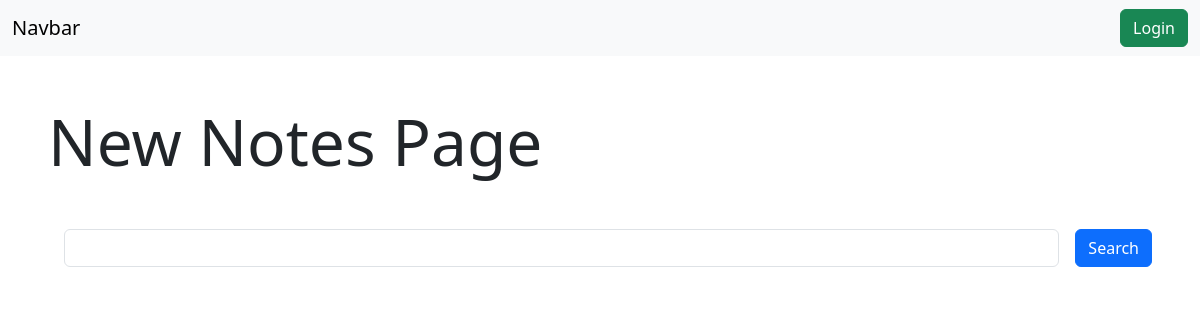
Before: /view_notes/ with the older database file.
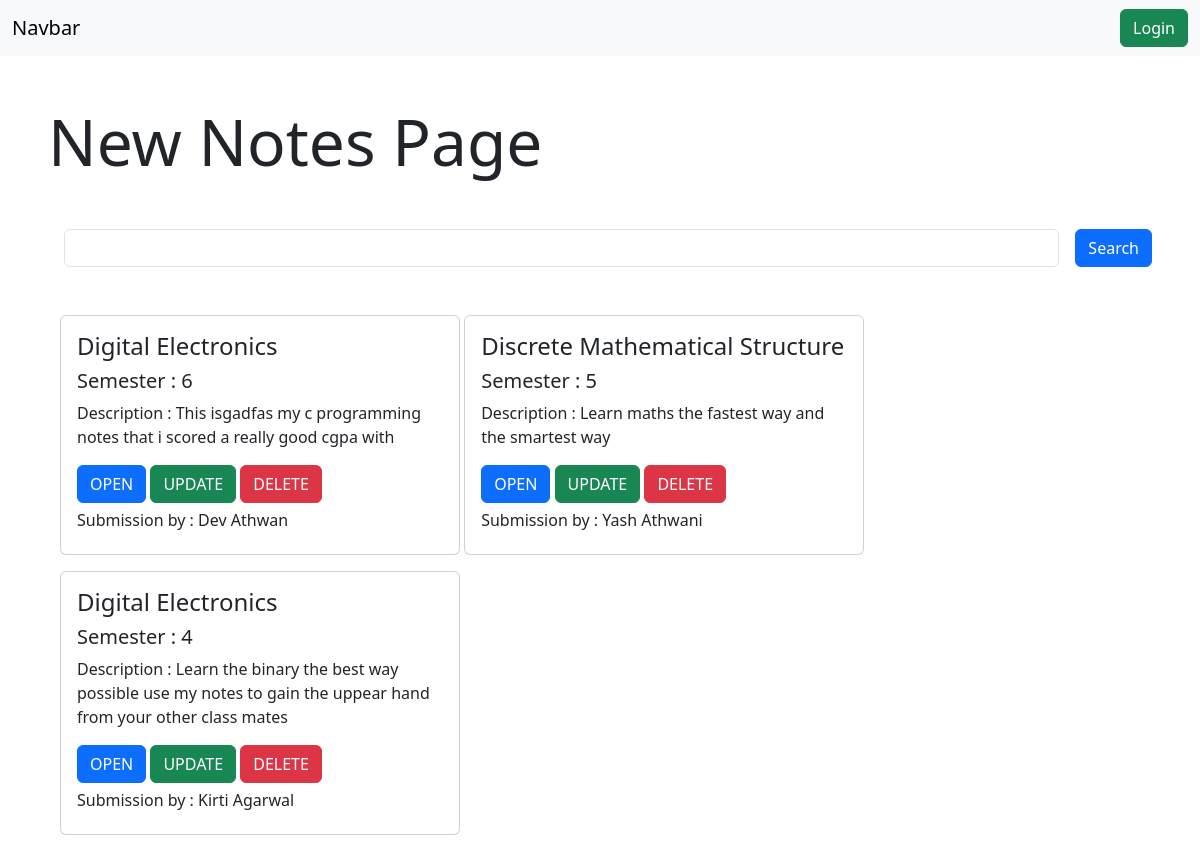
After: the same page with the newer database file.
### Notes/models.py (models this page shows, shortened)
class Notes(models.Model):
    student_name = models.CharField(max_length=100)
    student_id = models.IntegerField()
    student_sem = models.IntegerField()
    student_sub = models.CharField(max_length=100)
    note_desc = models.TextField()
    note_file = models.FileField(upload_to="submit_notes")

### Notes/views.py (the view)
# urls.py: path('view_notes/',view_notes,
def view_notes(request):
    notes = Notes.objects.all();
    if request.GET.get('search'):
        notes = notes.filter(student_sub__icontains = request.GET.get('search'))
    return render(request,"view_notes.html",context={'notes' : notes})

### Notes/templates/view_notes.html (shortened to what this page needs)
{%extends "base.html"%}
{%block start%}
<h1 class="display-3 m-5">New Notes Page</h1>
<form action="">
  <div class="my-5 d-flex align-items-center mx-5">
      <input name = "search" type="text" class="form-control mx-3"  >
      <button type="submit" class="btn btn-primary">Search</button>
      </div>
</form>
<div class="container d-flex flex-row m-5 justify-content-between align-content-between flex-wrap ">
  <form action="">
    {%for note in notes%}
    <div class="card d-inline-flex mb-3" style="width: 25rem;">
        <div class="card-body">
          <h4 class="card-title">{{note.student_sub}}</h5>
          <h5 class="card-title">Semester : {{note.student_sem}}</h6>
          <p class="card-text"> Description : {{note.note_desc}}</p>
          <a href="/media/{{note.note_file}}" class="btn btn-primary">OPEN</a>
          <a href="/update_note/{{note.id}}" class="btn btn-success">UPDATE</a>
          <a href="/delete_note/{{note.id}}" class="btn btn-danger">DELETE</a>
          <h6 class="card-title mt-2">Submission by : {{note.student_name}}</h5>
        </div>
      </div>
      {%endfor%}
</div>
{%endblock%}

### home/templates/base.html (shortened to what this page needs)
<!DOCTYPE html>
<html lang="en">
<head>
    <link href="https://cdn.jsdelivr.net/npm/bootstrap@5.3.3/dist/css/bootstrap.min.css" rel="stylesheet">
</head>
<body>
    <nav class="navbar bg-body-tertiary">
        <div class="container-fluid">
          <a class="navbar-brand">Navbar</a>
          <form class="d-flex" role="search">
            {%if request.user.is_authenticated%}
           <a href="/logout/" class="btn btn-danger" type="submit">Logout</a>
            {%else%}
            <a href="/login/" class="btn btn-success" type="submit">Login</a>
            {%endif%}
          </form>
        </div>
      </nav>
    {% block start %}
    {% endblock %}
</body>
</html>

Changed rows visible on the page:
added Notes: student_sub "Digital Electronics", student_sem "6", note_desc "This isgadfas my c programming notes that i scored a really good cgpa with", student_name "Dev Athwan"
added Notes: student_sub "Discrete Mathematical Structure", student_sem "5", note_desc "Learn maths the fastest way and the smartest way", student_name "Yash Athwani"
added Notes: student_sub "Digital Electronics", student_sem "4", note_desc "Learn the binary the best way possible use my notes to gain the uppear hand from your other class mates", student_name "Kirti Agarwal"
